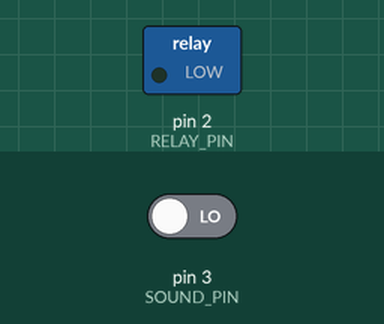
A sketch run on a simulated Arduino Uno, built with avr-gcc and run on an emulated ATmega328P. Parts: switched loads named in the sketch (green lamp = pin HIGH). Dashed ring = blinking. The inputs (shaded band) are chosen by the test bench; at power-on: pin 3 (SOUND_PIN) LOW.

Above: at 1.2 s.
1.3 s: pin 3 (SOUND_PIN) driven HIGH
At 2.4 s:
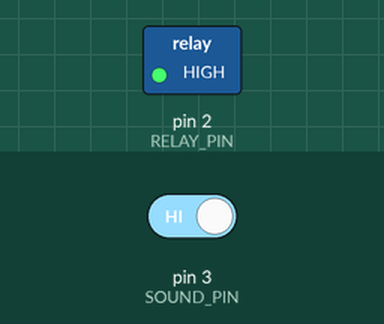
4.3 s: pin 3 (SOUND_PIN) driven LOW
At 4.9 s:
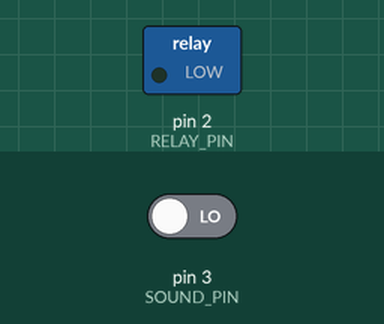
Timing chart, 0 to 7.3 s (numbered marks = the images above; inputs shaded):
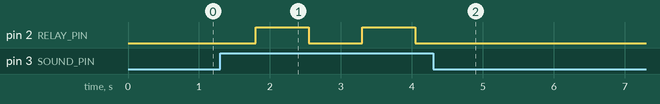

The sketch:

ClapSwitch_v2.ino
```cpp
#define NEED_CLAPS 3
#define CLAP_RANGE 1000
#define RELAY_PIN 2
#define SOUND_PIN 3

void setup() {
  pinMode(RELAY_PIN, OUTPUT);
  pinMode(SOUND_PIN, INPUT);
}

uint8_t count = 0;
unsigned long lastClapMillis = 0;

void loop() {
  if (millis() - lastClapMillis > CLAP_RANGE) {
    count = 0;
  }

  if (digitalRead(SOUND_PIN)) {
    count += 1;
    if (count >= NEED_CLAPS) {
      digitalWrite(RELAY_PIN, !digitalRead(RELAY_PIN));
      count = 0;
    }
    lastClapMillis = millis();
    delay(250);
  }
}
```

Measured:
- after the input at 1.3 s, pin 2 (RELAY_PIN): alternates HIGH for 0.75 s and LOW for 0.75 s, starting after 0.50 s
- after the input at 4.3 s, pin 2 (RELAY_PIN): stops changing and stays LOW
